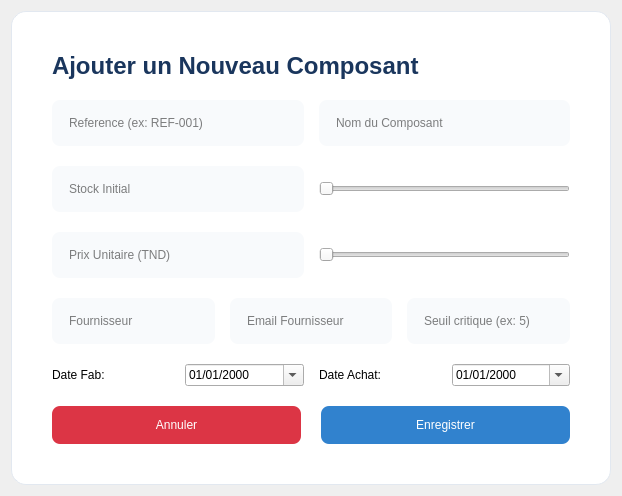
               <widget class="QWidget" name="pageAjouter">
                <layout class="QVBoxLayout" name="layoutAjouter">
                 <item>
                  <widget class="QFrame" name="addCard">
                   <property name="minimumSize">
                    <size>
                     <width>600</width>
                     <height>0</height>
                    </size>
                   </property>
                   <property name="styleSheet">
                    <string>#addCard { background: white; border-radius: 15px; border: 1px solid #E2E8F0; } QLineEdit { padding: 15px; border-radius: 8px; background: #F8FAFC; }</string>
                   </property>
                   <layout class="QVBoxLayout" name="addCardLayout">
                    <property name="spacing">
                     <number>20</number>
                    </property>
                    <property name="margin" stdset="0">
                     <number>40</number>
                    </property>
                    <item>
                     <widget class="QLabel" name="lblAddTitle">
                      <property name="styleSheet">
                       <string>font-size: 24px; font-weight: bold; color: #1A365D;</string>
                      </property>
                      <property name="text">
                       <string>Ajouter un Nouveau Composant</string>
                      </property>
                     </widget>
                    </item>
                    <item>
                     <layout class="QHBoxLayout" name="layoutRefNom_add">
                      <property name="spacing">
                       <number>15</number>
                      </property>
                      <item>
                       <widget class="QLineEdit" name="inputRef_add">
                        <property name="placeholderText">
                         <string>Reference (ex: REF-001)</string>
                        </property>
                       </widget>
                      </item>
                      <item>
                       <widget class="QLineEdit" name="inputNom_add">
                        <property name="placeholderText">
                         <string>Nom du Composant</string>
                        </property>
                       </widget>
                      </item>
                     </layout>
                    </item>
                    <item>
                     <layout class="QHBoxLayout" name="layoutStock_add">
                      <property name="spacing">
                       <number>15</number>
                      </property>
                      <item>
                       <widget class="QLineEdit" name="inputStock_add">
                        <property name="placeholderText">
                         <string>Stock Initial</string>
                        </property>
                       </widget>
                      </item>
                      <item>
                       <widget class="QSlider" name="sliderStock_add">
                        <property name="maximum">
                         <number>500</number>
                        </property>
                        <property name="orientation">
                         <enum>Qt::Orientation::Horizontal</enum>
                        </property>
                       </widget>
                      </item>
                     </layout>
                    </item>
                    <item>
                     <layout class="QHBoxLayout" name="layoutPrix_add">
                      <property name="spacing">
                       <number>15</number>
                      </property>
                      <item>
                       <widget class="QLineEdit" name="inputPrix_add">
                        <property name="placeholderText">
                         <string>Prix Unitaire (TND)</string>
                        </property>
                       </widget>
                      </item>
                      <item>
                       <widget class="QSlider" name="sliderPrix_add">
                        <property name="maximum">
                         <number>500</number>
                        </property>
                        <property name="orientation">
                         <enum>Qt::Orientation::Horizontal</enum>
                        </property>
                       </widget>
                      </item>
                     </layout>
                    </item>
                    <item>
                     <layout class="QHBoxLayout" name="layoutFournSeuil_add">
                      <property name="spacing">
                       <number>15</number>
                      </property>
                      <item>
                       <widget class="QLineEdit" name="inputFournisseur_add">
                        <property name="placeholderText">
                         <string>Fournisseur</string>
                        </property>
                       </widget>
                      </item>
                      <item>
                       <widget class="QLineEdit" name="inputEmailFour_add">
                        <property name="placeholderText">
                         <string>Email Fournisseur</string>
                        </property>
                       </widget>
                      </item>
                      <item>
                       <widget class="QLineEdit" name="inputSeuil_add">
                        <property name="placeholderText">
                         <string>Seuil critique (ex: 5)</string>
                        </property>
                       </widget>
                      </item>
                     </layout>
                    </item>
                    <item>
                     <layout class="QHBoxLayout" name="layoutDates_add">
                      <property name="spacing">
                       <number>15</number>
                      </property>
                      <item>
                       <widget class="QLabel" name="lblDateFab_add">
                        <property name="text">
                         <string>Date Fab:</string>
                        </property>
                       </widget>
                      </item>
                      <item>
                       <widget class="QDateEdit" name="inputDateFab_add">
                        <property name="calendarPopup">
                         <bool>true</bool>
                        </property>
                        <property name="displayFormat">
                         <string>dd/MM/yyyy</string>
                        </property>
                       </widget>
                      </item>
                      <item>
                       <widget class="QLabel" name="lblDateAchat_add">
                        <property name="text">
                         <string>Date Achat:</string>
                        </property>
                       </widget>
                      </item>
                      <item>
                       <widget class="QDateEdit" name="inputDateAchat_add">
                        <property name="calendarPopup">
                         <bool>true</bool>
                        </property>
                        <property name="displayFormat">
                         <string>dd/MM/yyyy</string>
                        </property>
                       </widget>
                      </item>
                     </layout>
                    </item>
                    <item>
                     <layout class="QHBoxLayout" name="addActions">
                      <item>
                       <widget class="QPushButton" name="btnCancel_add">
                        <property name="styleSheet">
                         <string>background-color: #dc3545; color: white; padding: 12px; border-radius: 8px;</string>
                        </property>
                        <property name="text">
                         <string>Annuler</string>
                        </property>
                       </widget>
                      </item>
                      <item>
                       <widget class="QPushButton" name="btnSave_add">
                        <property name="styleSheet">
                         <string>background: #3182CE; color: white; padding: 12px; border-radius: 8px;</string>
                        </property>
                        <property name="text">
                         <string>Enregistrer</string>
                        </property>
                       </widget>
                      </item>
                     </layout>
                    </item>
                   </layout>
                  </widget>
                 </item>
                </layout>
               </widget>
